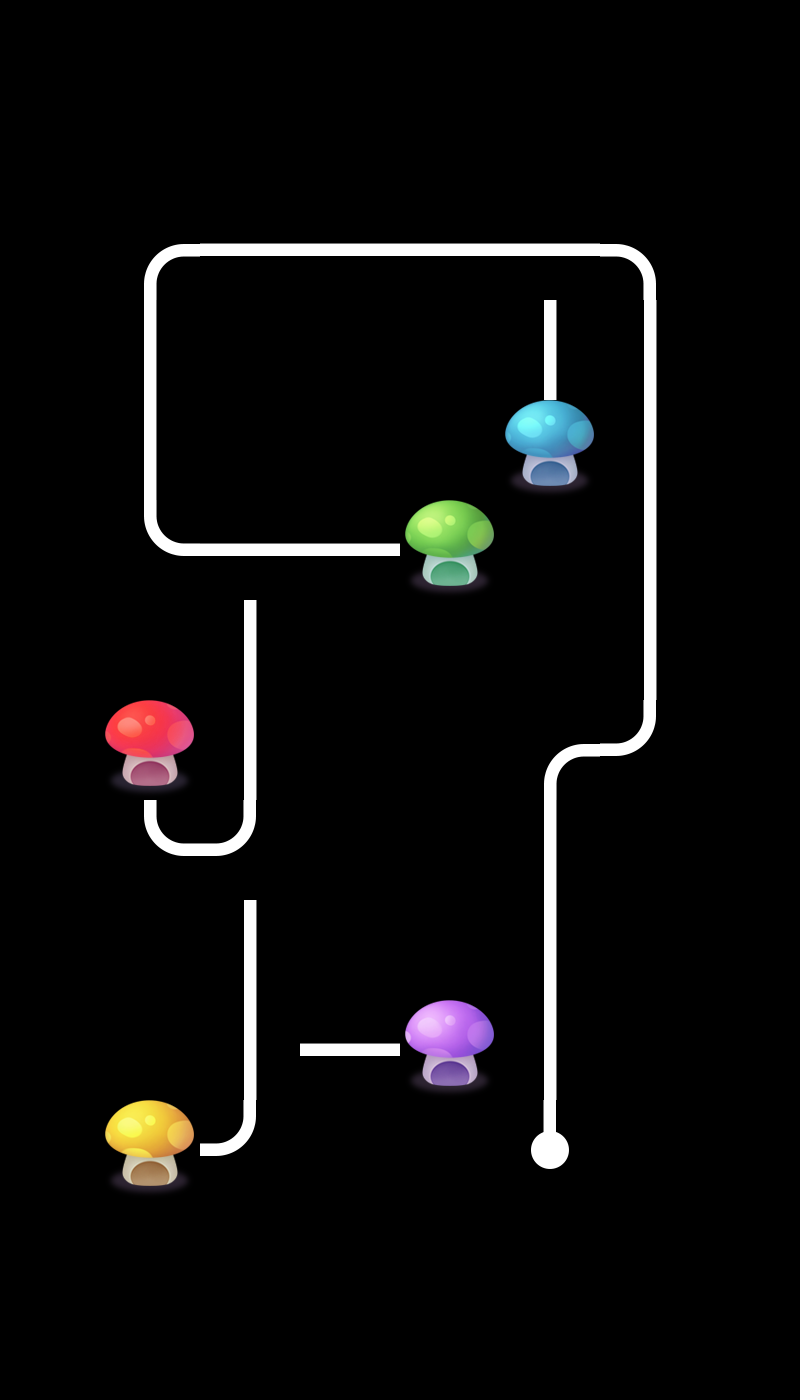

Below is a game level as drawn by its tile map, then a one-line description and the .tmx that defines it (tile-layer data replaced by summaries):
An orthogonal 8x14 tile map with 100x100 px tiles, 1 tile layer (layer0) and 4 objects.

<map version="1.0" orientation="orthogonal" renderorder="right-down" width="8" height="14" tilewidth="100" tileheight="100" nextobjectid="5">
 <tileset firstgid="1" name="tiled" tilewidth="100" tileheight="100">
  <image source="tiled.png" width="500" height="400" />
 </tileset>
 <layer name="layer0" width="8" height="14">
  <data>[112 cells, 35 non-empty, 12 distinct tile ids]</data>
 </layer>
 <objectgroup name="object1">
  <object id="1" x="527.273" y="224.242" width="48.4848" height="51.5152">
   <properties>
    <property name="id" value="0" />
   </properties>
  </object>
  <object id="2" x="224.242" y="530.303" width="51.5152" height="48.4848">
   <properties>
    <property name="id" value="1" />
   </properties>
  </object>
  <object id="3" x="224.242" y="1012.12" width="54.5455" height="57.5758">
   <properties>
    <property name="id" value="3" />
   </properties>
  </object>
  <object id="4" x="212.121" y="806.061" width="60.6061" height="69.697">
   <properties>
    <property name="id" value="2" />
   </properties>
  </object>
 </objectgroup>
</map>
